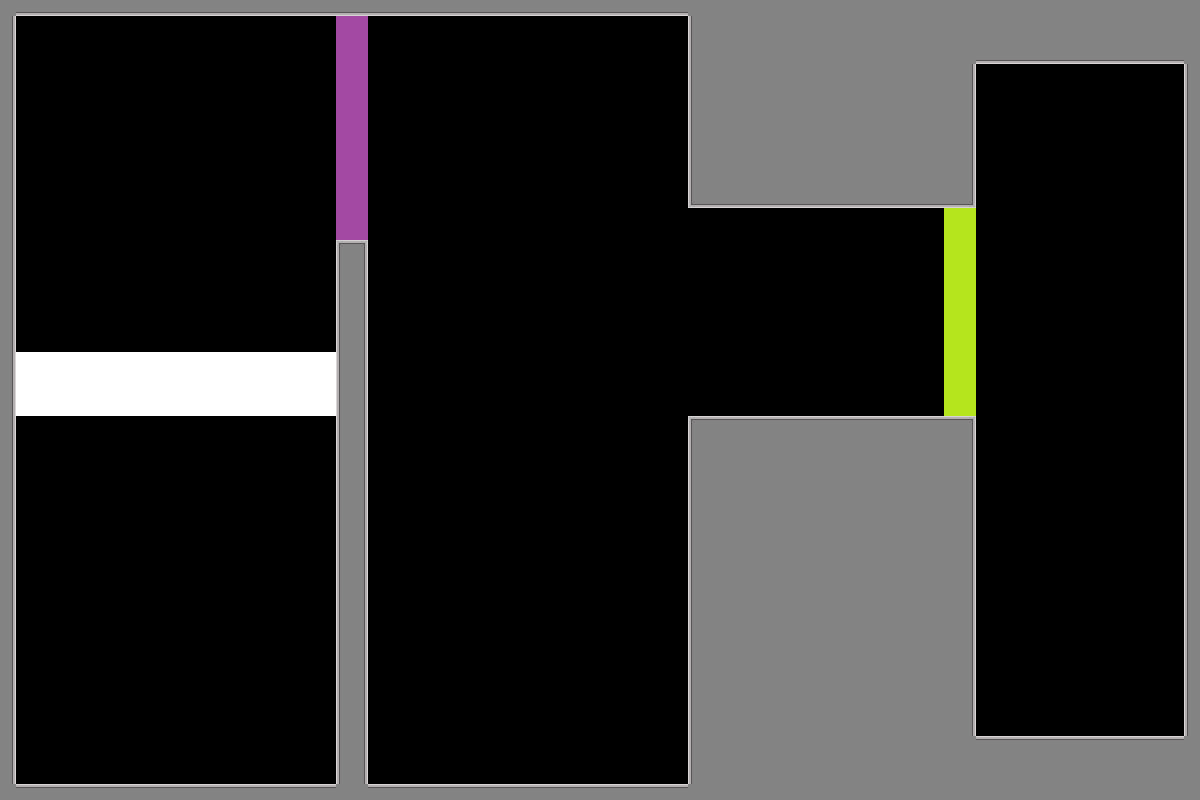

A 2D game scene composited from a Tiled map and its tileset images. What follows is a short description and the map's XML, with each tile layer's data collapsed to a summary:
An orthogonal 75x50 tile map with 16x16 px tiles, 1 tile layer (Tile Layer 1) and 5 objects (reverse_rotation, green_button, purple_button, white_button, slow_time).

<map version="1.10" tiledversion="1.12.2" orientation="orthogonal" renderorder="right-down" width="75" height="50" tilewidth="16" tileheight="16" infinite="0" nextlayerid="3" nextobjectid="26">
 <tileset firstgid="1" source="place_holder_tileset.tsx" />
 <layer id="1" name="Tile Layer 1" width="75" height="50">
  <data>[3750 cells, 1156 non-empty, 12 distinct tile ids]</data>
 </layer>
 <objectgroup id="2" name="object_layer">
  <object id="2" name="reverse_rotation" x="1020" y="150" width="100" height="100">
   <properties>
    <property name="ability_type" value="reverse_rotation" />
   </properties>
  </object>
  <object id="16" name="green_button" x="1152.47" y="96.2135" width="128" height="32" rotation="180">
   <properties>
    <property name="obj_type" value="button" />
   </properties>
  </object>
  <object id="18" name="purple_button" x="478.962" y="752" width="128" height="32">
   <properties>
    <property name="obj_type" value="button" />
   </properties>
  </object>
  <object id="23" name="white_button" x="234.275" y="53.6993" width="132.71" height="43.4324" rotation="180">
   <properties>
    <property name="obj_type" value="button" />
   </properties>
  </object>
  <object id="25" name="slow_time" x="679.395" y="268.679" width="60" height="90">
   <properties>
    <property name="ability_type" value="slow_time" />
   </properties>
  </object>
 </objectgroup>
</map>
